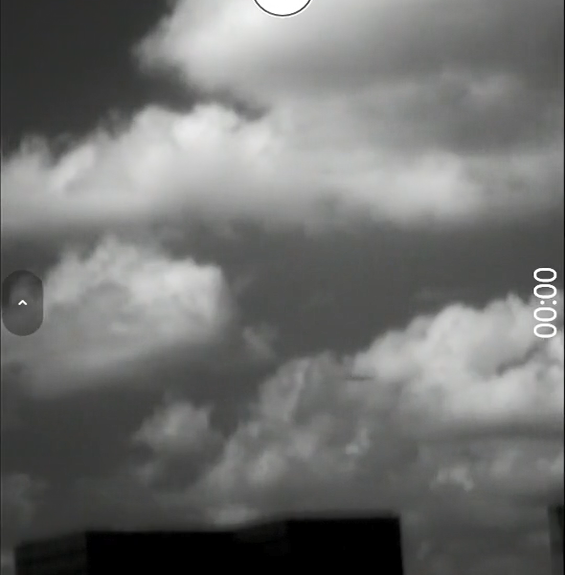
#> input picture sport/123.png, 565 x 575 px, given in place of 123.jpg, which was not available
$ python qushuiyin.py
#> lines starting #> are read from the running program, lines starting #| are printed output that depends on the picture
import cv2
import numpy as np

img = cv2.imread('../tool/123.jpg')
#> img is the input picture: shape (575, 565, 3); mean B, G, R 111, 112.4, 111.7
print(2.0*img)
#> (printed output is left out)
new = np.clip(2.0*img-160, 0, 255).astype(np.uint8)
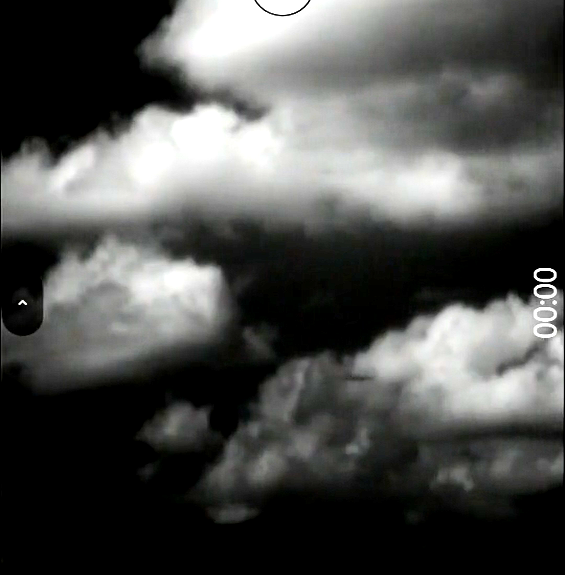
#> new: shape (575, 565, 3); mean B, G, R 78.5, 80.4, 79.5
cv2.imwrite('1234.jpg', new)

$ run again, with sport/12.jpg saved as sport/123.png
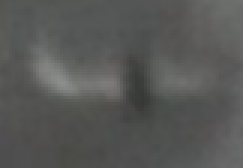
#> input picture sport/12.jpg, 81 x 56 px, given in place of 123.jpg, which was not available (shown 3 times larger)
#> img is the input picture: shape (56, 81, 3); mean B, G, R 86.4, 88.1, 87.2
#> (printed output is left out)
#> `new = np.clip(2.0*img-160, 0, 255).astype(np.uint8)`:
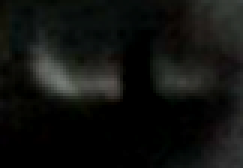
#> new: shape (56, 81, 3) (shown 3 times larger); mean B, G, R 15.7, 18, 16.7
